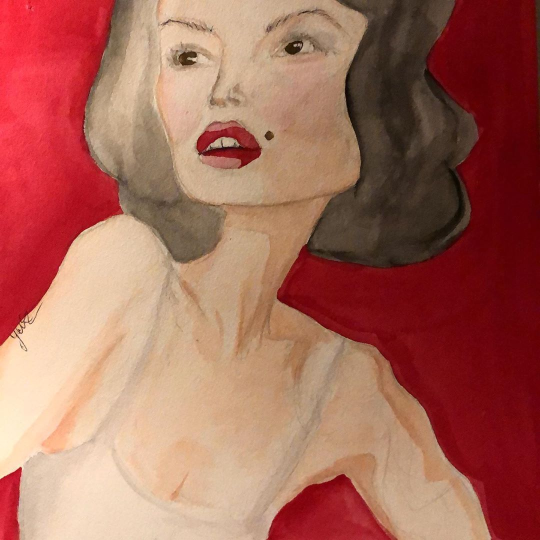
#> input picture OpenCV_robot/opencv-tutorial-master/images/girl.jpg, 1080 x 1080 px, given in place of the camera (shown at 1/2 size)
$ python demo_objtracking_1.py
#> lines starting #> are read from the running program, lines starting #| are printed output that depends on the picture; after the words box and inside, x2 and y2 are one past the last pixel; in counts of white or black regions, pixels touching at a corner belong together
import cv2, numpy as np

camera = cv2.VideoCapture(0)  # веб камера

while True:
    iSee = False     # флаг: был ли найден контур
    controlX = 0.0      # нормализованное отклонение цветного объекта от центра кадра в диапазоне [-1; 1]

    success, frame = camera.read()  # читаем кадр с камеры
#> frame is the input picture: shape (1080, 1080, 3); mean B, G, R 89.2, 104, 167.1

    lower_blue = np.array([100, 50, 50])
    upper_blue = np.array([140, 255, 255])

    if success:     # если прочитали успешно
        height, width = frame.shape[0:2]    # получаем разрешение кадра
#> height = 1080; width = 1080

        hsv = cv2.cvtColor(frame, cv2.COLOR_BGR2HSV)    # переводим кадр из RGB в HSV
#> hsv: shape (1080, 1080, 3); mean H, S, V 66.2, 136.2, 167.1
        #binary = cv2.inRange(hsv, lower_blue, upper_blue)  # пороговая обработка кадра (выделяем все синие)
        binary = cv2.inRange(hsv, (16, 60, 100), (32, 255, 255))  # пороговая обработка кадра (выделяем все желтое)
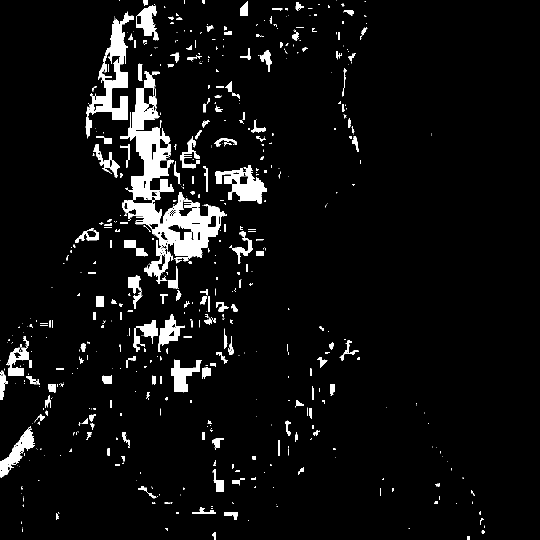
#> binary: shape (1080, 1080) (shown at 1/2 size); 6% white; 606 white regions (382 under 20 px)
        #binary = cv2.inRange(hsv, (0, 0, 0), (255, 255, 35))  # пороговая обработка кадра (выделяем все черное)

        """
        # Чтобы выделить все красное необходимо произвести две пороговые обработки, т.к. тон красного цвета в hsv
        # находится в начале и конце диапазона hue: [0; 180), а в openCV, хз почему, этот диапазон не закольцован.
        # поэтому выделяем красный цвет с одного и другого конца, а потом просто складываем обе битовые маски вместе

        bin1 = cv2.inRange(hsv, (0, 60, 70), (10, 255, 255)) # красный цвет с одного конца
        bin2 = cv2.inRange(hsv, (160, 60, 70), (179, 255, 255)) # красный цвет с другого конца
        binary = bin1 + bin2  # складываем битовые маски
        """
        roi = cv2.bitwise_and(frame, frame, mask=binary)    # за счет полученной маски можно выделить найденный объект из общего кадра
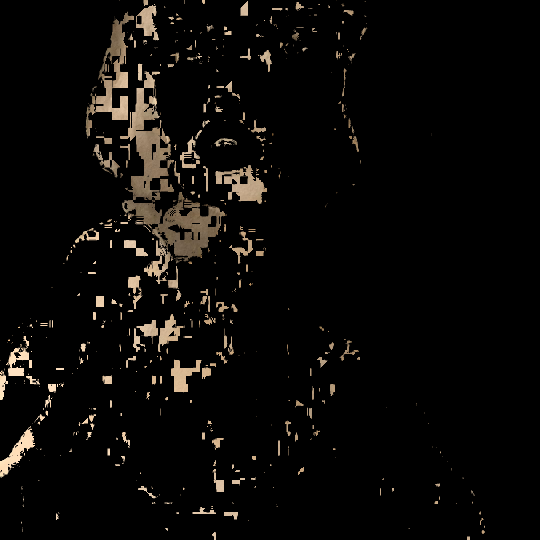
#> roi: shape (1080, 1080, 3) (shown at 1/2 size); mean B, G, R 7.6, 9.4, 10.9

        contours, _ = cv2.findContours(binary, cv2.RETR_LIST,
                                       cv2.CHAIN_APPROX_NONE)  # получаем контуры выделенных областей
#> contours = 793 contours, 586 with area under 20; largest, box (x1, y1, x2, y2) and area: (240, 143, 454, 523) 22562, (171, 23, 268, 273) 7644, (431, 330, 534, 408) 3905, (0, 852, 70, 955) 2076, (342, 719, 404, 785) 1826

        if len(contours) != 0:  # если найден хоть один контур

            cnt = contours[0]
#> cnt = contour of 22 points, box (x1, y1, x2, y2) (934, 1073, 940, 1080), area 30
            M = cv2.moments(cnt)
#> M = moments, m00 30, centre m10/m00, m01/m00 = (936.5, 1076)
            #print (M)
            maxc1 = max(contours, key=cv2.contourArea)  # находим наибольший контур
#> maxc1 = contour of 2575 points, box (x1, y1, x2, y2) (240, 143, 454, 523), area 22562
            #print(contours[0])
            maxc2 = contours[5]    # находим наибольший контур
#> maxc2 = contour of 15 points, box (x1, y1, x2, y2) (330, 1056, 336, 1062), area 12
            moments1 = cv2.moments(maxc1) # получаем моменты этого контура
#> moments1 = moments, m00 22561.5, centre m10/m00, m01/m00 = (331, 377.9)
            moments2 = cv2.moments(maxc2)  # получаем моменты этого контура
#> moments2 = moments, m00 12.5, centre m10/m00, m01/m00 = (333.2, 1057.8)
            """
            # moments["m00"] - нулевой момент соответствует площади контура в пикселях,
            # поэтому, если в битовой маске присутствуют шумы, можно вместо
            # if moments["m00"] != 0:  # использовать

            if moments["m00"] > 20: # тогда контуры с площадью меньше 20 пикселей не будут учитываться
            """
            if moments1["m00"] > 20: #  контуры с площадью меньше 20 пикселей не будут учитываться
                cx1 = int(moments1["m10"] / moments1["m00"])  # находим координаты центра контура (найденного объекта) по x
#> cx1 = 331
                cy1 = int(moments1["m01"] / moments1["m00"])  # находим координаты центра контура (найденного объекта) по y
#> cy1 = 377

                iSee = True  # устанавливаем флаг, что контур найден
                controlX = 2 * (cx1 - width/2) / width   # находим отклонение найденного объекта от центра кадра и нормализуем его (приводим к диапазону [-1; 1])
#> controlX = -0.387
                controlY = 2 * (cy1 - height / 2) / width ## находим отклонение найденного объекта от центра кадра и нормализуем его (приводим к диапазону [-1; 1])
#> controlY = -0.302

                cv2.drawContours(frame, maxc1, -1, (0, 255, 0), 2)  # рисуем контур
                cv2.line(frame, (cx1, 0), (cx1, height), (0, 255, 0), 2)  # рисуем линию линию по x
                cv2.line(frame, (0, cy1), (width, cy1), (0, 255, 0), 2)  # линия по y

            if moments2["m00"] > 20:  # контуры с площадью меньше 20 пикселей не будут учитываться
                cx2 = int(
                    moments1["m10"] / moments1["m00"])  # находим координаты центра контура (найденного объекта) по x
                cy2 = int(
                    moments1["m01"] / moments1["m00"])  # находим координаты центра контура (найденного объекта) по y

                iSee = True  # устанавливаем флаг, что контур найден
                controlX = 2 * (cx2 - width / 2) / width  # находим отклонение найденного объекта от центра кадра и нормализуем его (приводим к диапазону [-1; 1])
                controlY = 2 * (cy2 - height / 2) / width  ## находим отклонение найденного объекта от центра кадра и нормализуем его (приводим к диапазону [-1; 1])

                cv2.drawContours(frame, maxc2, -1, (255, 0, 0), 2)  # рисуем контур
                cv2.line(frame, (cx2, 0), (cx2, height), (255, 0, 0), 2)  # рисуем линию линию по x
                cv2.line(frame, (0, cy2), (width, cy2), (255, 0, 0), 2)  # линия по y

        cv2.putText(frame, 'iSee: {};'.format(iSee), (width - 370, height - 10),
                    cv2.FONT_HERSHEY_SIMPLEX, 0.7, (255, 0, 0), 2, cv2.LINE_AA) # текст
        cv2.putText(frame, 'controlX: {:.2f}'.format(controlX), (width - 200, height - 30),
                    cv2.FONT_HERSHEY_SIMPLEX, 0.7, (255, 0, 0), 2, cv2.LINE_AA) # текст
        cv2.putText(frame, 'controlY: {:.2f}'.format(controlY), (width - 200, height - 10),
                    cv2.FONT_HERSHEY_SIMPLEX, 0.7, (255, 0, 0), 2, cv2.LINE_AA)  # текст
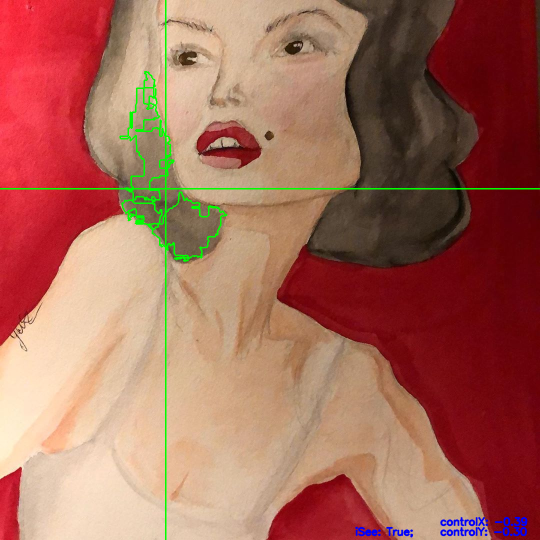
#> frame: shape (1080, 1080, 3) (shown at 1/2 size); mean B, G, R 88.6, 105.2, 164.8


        cv2.circle(frame, (width//2, height//2), radius=4, color=(0, 0, 255), thickness=-1)    # центр кадра
#> frame: shape (1080, 1080, 3); under 0.01% of pixels changed, all inside (x1, y1, x2, y2) = (536, 536, 545, 545)
        cv2.imshow('frame', frame)  # выводим все кадры на экран
        cv2.imshow('binary', binary)
        cv2.imshow('roi', roi)

    if cv2.waitKey(1) == ord('q'):  # чтоб выйти надо нажать 'q' на клавиатуре
#> (key q is pressed here)
        break

camera.release()
cv2.destroyAllWindows()
